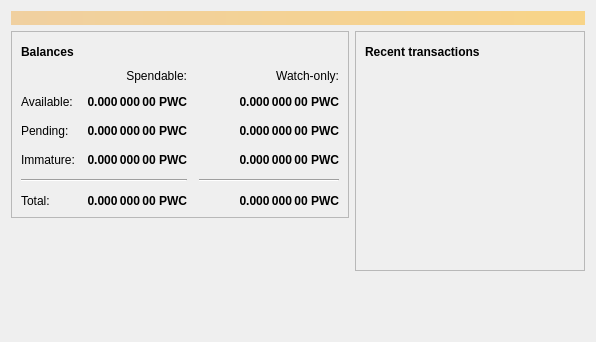
<?xml version="1.0" encoding="UTF-8"?>
<ui version="4.0">
 <class>OverviewPage</class>
 <widget class="QWidget" name="OverviewPage">
  <property name="geometry">
   <rect>
    <x>0</x>
    <y>0</y>
    <width>596</width>
    <height>342</height>
   </rect>
  </property>
  <property name="windowTitle">
   <string>Form</string>
  </property>
  <layout class="QVBoxLayout" name="topLayout">
   <item>
    <widget class="QLabel" name="labelAlerts">
     <property name="visible">
      <bool>false</bool>
     </property>
     <property name="styleSheet">
      <string notr="true">QLabel { background-color: qlineargradient(x1: 0, y1: 0, x2: 1, y2: 0, stop:0 #F0D0A0, stop:1 #F8D488); color:#000000; }</string>
     </property>
     <property name="wordWrap">
      <bool>true</bool>
     </property>
     <property name="margin">
      <number>3</number>
     </property>
     <property name="textInteractionFlags">
      <set>Qt::TextSelectableByMouse</set>
     </property>
    </widget>
   </item>
   <item>
    <layout class="QHBoxLayout" name="horizontalLayout" stretch="1,1">
     <item>
      <layout class="QVBoxLayout" name="verticalLayout_2">
       <item>
        <widget class="QFrame" name="frame">
         <property name="frameShape">
          <enum>QFrame::StyledPanel</enum>
         </property>
         <property name="frameShadow">
          <enum>QFrame::Raised</enum>
         </property>
         <layout class="QVBoxLayout" name="verticalLayout_4">
          <item>
           <layout class="QHBoxLayout" name="horizontalLayout_4">
            <item>
             <widget class="QLabel" name="label_5">
              <property name="font">
               <font>
                <weight>75</weight>
                <bold>true</bold>
               </font>
              </property>
              <property name="text">
               <string>Balances</string>
              </property>
             </widget>
            </item>
            <item>
             <widget class="QPushButton" name="labelWalletStatus">
              <property name="enabled">
               <bool>true</bool>
              </property>
              <property name="maximumSize">
               <size>
                <width>30</width>
                <height>16777215</height>
               </size>
              </property>
              <property name="toolTip">
               <string>The displayed information may be out of date. Your wallet automatically synchronizes with the Playcoin network after a connection is established, but this process has not completed yet.</string>
              </property>
              <property name="text">
               <string/>
              </property>
              <property name="icon">
               <iconset resource="../bitcoin.qrc">
                <normaloff>:/icons/warning</normaloff>
                <disabledoff>:/icons/warning</disabledoff>:/icons/warning</iconset>
              </property>
              <property name="iconSize">
               <size>
                <width>24</width>
                <height>24</height>
               </size>
              </property>
              <property name="flat">
               <bool>true</bool>
              </property>
             </widget>
            </item>
            <item>
             <spacer name="horizontalSpacer_3">
              <property name="orientation">
               <enum>Qt::Horizontal</enum>
              </property>
              <property name="sizeHint" stdset="0">
               <size>
                <width>40</width>
                <height>20</height>
               </size>
              </property>
             </spacer>
            </item>
           </layout>
          </item>
          <item>
           <layout class="QGridLayout" name="gridLayout">
            <property name="spacing">
             <number>12</number>
            </property>
            <item row="2" column="2">
             <widget class="QLabel" name="labelWatchPending">
              <property name="font">
               <font>
                <weight>75</weight>
                <bold>true</bold>
               </font>
              </property>
              <property name="cursor">
               <cursorShape>IBeamCursor</cursorShape>
              </property>
              <property name="toolTip">
               <string>Unconfirmed transactions to watch-only addresses</string>
              </property>
              <property name="text">
               <string notr="true">0.000 000 00 PWC</string>
              </property>
              <property name="alignment">
               <set>Qt::AlignRight|Qt::AlignTrailing|Qt::AlignVCenter</set>
              </property>
              <property name="textInteractionFlags">
               <set>Qt::LinksAccessibleByMouse|Qt::TextSelectableByKeyboard|Qt::TextSelectableByMouse</set>
              </property>
             </widget>
            </item>
            <item row="2" column="1">
             <widget class="QLabel" name="labelUnconfirmed">
              <property name="font">
               <font>
                <weight>75</weight>
                <bold>true</bold>
               </font>
              </property>
              <property name="cursor">
               <cursorShape>IBeamCursor</cursorShape>
              </property>
              <property name="toolTip">
               <string>Total of transactions that have yet to be confirmed, and do not yet count toward the spendable balance</string>
              </property>
              <property name="text">
               <string notr="true">0.000 000 00 PWC</string>
              </property>
              <property name="alignment">
               <set>Qt::AlignRight|Qt::AlignTrailing|Qt::AlignVCenter</set>
              </property>
              <property name="textInteractionFlags">
               <set>Qt::LinksAccessibleByMouse|Qt::TextSelectableByKeyboard|Qt::TextSelectableByMouse</set>
              </property>
             </widget>
            </item>
            <item row="3" column="2">
             <widget class="QLabel" name="labelWatchImmature">
              <property name="font">
               <font>
                <weight>75</weight>
                <bold>true</bold>
               </font>
              </property>
              <property name="cursor">
               <cursorShape>IBeamCursor</cursorShape>
              </property>
              <property name="toolTip">
               <string>Mined balance in watch-only addresses that has not yet matured</string>
              </property>
              <property name="text">
               <string notr="true">0.000 000 00 PWC</string>
              </property>
              <property name="alignment">
               <set>Qt::AlignRight|Qt::AlignTrailing|Qt::AlignVCenter</set>
              </property>
              <property name="textInteractionFlags">
               <set>Qt::LinksAccessibleByMouse|Qt::TextSelectableByKeyboard|Qt::TextSelectableByMouse</set>
              </property>
             </widget>
            </item>
            <item row="4" column="0" colspan="2">
             <widget class="Line" name="line">
              <property name="orientation">
               <enum>Qt::Horizontal</enum>
              </property>
             </widget>
            </item>
            <item row="4" column="2">
             <widget class="Line" name="lineWatchBalance">
              <property name="sizePolicy">
               <sizepolicy hsizetype="Preferred" vsizetype="Fixed">
                <horstretch>0</horstretch>
                <verstretch>0</verstretch>
               </sizepolicy>
              </property>
              <property name="minimumSize">
               <size>
                <width>140</width>
                <height>0</height>
               </size>
              </property>
              <property name="orientation">
               <enum>Qt::Horizontal</enum>
              </property>
             </widget>
            </item>
            <item row="5" column="0">
             <widget class="QLabel" name="labelTotalText">
              <property name="text">
               <string>Total:</string>
              </property>
             </widget>
            </item>
            <item row="3" column="1">
             <widget class="QLabel" name="labelImmature">
              <property name="font">
               <font>
                <weight>75</weight>
                <bold>true</bold>
               </font>
              </property>
              <property name="cursor">
               <cursorShape>IBeamCursor</cursorShape>
              </property>
              <property name="toolTip">
               <string>Mined balance that has not yet matured</string>
              </property>
              <property name="text">
               <string notr="true">0.000 000 00 PWC</string>
              </property>
              <property name="alignment">
               <set>Qt::AlignRight|Qt::AlignTrailing|Qt::AlignVCenter</set>
              </property>
              <property name="textInteractionFlags">
               <set>Qt::LinksAccessibleByMouse|Qt::TextSelectableByKeyboard|Qt::TextSelectableByMouse</set>
              </property>
             </widget>
            </item>
            <item row="2" column="3">
             <spacer name="horizontalSpacer_2">
              <property name="orientation">
               <enum>Qt::Horizontal</enum>
              </property>
              <property name="sizeHint" stdset="0">
               <size>
                <width>40</width>
                <height>20</height>
               </size>
              </property>
             </spacer>
            </item>
            <item row="3" column="0">
             <widget class="QLabel" name="labelImmatureText">
              <property name="text">
               <string>Immature:</string>
              </property>
             </widget>
            </item>
            <item row="5" column="1">
             <widget class="QLabel" name="labelTotal">
              <property name="font">
               <font>
                <weight>75</weight>
                <bold>true</bold>
               </font>
              </property>
              <property name="cursor">
               <cursorShape>IBeamCursor</cursorShape>
              </property>
              <property name="toolTip">
               <string>Your current total balance</string>
              </property>
              <property name="text">
               <string notr="true">0.000 000 00 PWC</string>
              </property>
              <property name="alignment">
               <set>Qt::AlignRight|Qt::AlignTrailing|Qt::AlignVCenter</set>
              </property>
              <property name="textInteractionFlags">
               <set>Qt::LinksAccessibleByMouse|Qt::TextSelectableByKeyboard|Qt::TextSelectableByMouse</set>
              </property>
             </widget>
            </item>
            <item row="5" column="2">
             <widget class="QLabel" name="labelWatchTotal">
              <property name="font">
               <font>
                <weight>75</weight>
                <bold>true</bold>
               </font>
              </property>
              <property name="cursor">
               <cursorShape>IBeamCursor</cursorShape>
              </property>
              <property name="toolTip">
               <string>Current total balance in watch-only addresses</string>
              </property>
              <property name="text">
               <string notr="true">0.000 000 00 PWC</string>
              </property>
              <property name="alignment">
               <set>Qt::AlignRight|Qt::AlignTrailing|Qt::AlignVCenter</set>
              </property>
              <property name="textInteractionFlags">
               <set>Qt::LinksAccessibleByMouse|Qt::TextSelectableByKeyboard|Qt::TextSelectableByMouse</set>
              </property>
             </widget>
            </item>
            <item row="0" column="2">
             <widget class="QLabel" name="labelWatchonly">
              <property name="text">
               <string>Watch-only:</string>
              </property>
              <property name="alignment">
               <set>Qt::AlignRight|Qt::AlignTrailing|Qt::AlignVCenter</set>
              </property>
             </widget>
            </item>
            <item row="1" column="0">
             <widget class="QLabel" name="labelBalanceText">
              <property name="text">
               <string>Available:</string>
              </property>
             </widget>
            </item>
            <item row="1" column="1">
             <widget class="QLabel" name="labelBalance">
              <property name="font">
               <font>
                <weight>75</weight>
                <bold>true</bold>
               </font>
              </property>
              <property name="cursor">
               <cursorShape>IBeamCursor</cursorShape>
              </property>
              <property name="toolTip">
               <string>Your current spendable balance</string>
              </property>
              <property name="text">
               <string notr="true">0.000 000 00 PWC</string>
              </property>
              <property name="alignment">
               <set>Qt::AlignRight|Qt::AlignTrailing|Qt::AlignVCenter</set>
              </property>
              <property name="textInteractionFlags">
               <set>Qt::LinksAccessibleByMouse|Qt::TextSelectableByKeyboard|Qt::TextSelectableByMouse</set>
              </property>
             </widget>
            </item>
            <item row="1" column="2">
             <widget class="QLabel" name="labelWatchAvailable">
              <property name="font">
               <font>
                <weight>75</weight>
                <bold>true</bold>
               </font>
              </property>
              <property name="cursor">
               <cursorShape>IBeamCursor</cursorShape>
              </property>
              <property name="toolTip">
               <string>Your current balance in watch-only addresses</string>
              </property>
              <property name="text">
               <string notr="true">0.000 000 00 PWC</string>
              </property>
              <property name="alignment">
               <set>Qt::AlignRight|Qt::AlignTrailing|Qt::AlignVCenter</set>
              </property>
              <property name="textInteractionFlags">
               <set>Qt::LinksAccessibleByMouse|Qt::TextSelectableByKeyboard|Qt::TextSelectableByMouse</set>
              </property>
             </widget>
            </item>
            <item row="2" column="0">
             <widget class="QLabel" name="labelPendingText">
              <property name="text">
               <string>Pending:</string>
              </property>
             </widget>
            </item>
            <item row="0" column="1">
             <widget class="QLabel" name="labelSpendable">
              <property name="text">
               <string>Spendable:</string>
              </property>
              <property name="alignment">
               <set>Qt::AlignRight|Qt::AlignTrailing|Qt::AlignVCenter</set>
              </property>
             </widget>
            </item>
           </layout>
          </item>
         </layout>
        </widget>
       </item>
       <item>
        <spacer name="verticalSpacer">
         <property name="orientation">
          <enum>Qt::Vertical</enum>
         </property>
         <property name="sizeHint" stdset="0">
          <size>
           <width>20</width>
           <height>40</height>
          </size>
         </property>
        </spacer>
       </item>
      </layout>
     </item>
     <item>
      <layout class="QVBoxLayout" name="verticalLayout_3">
       <item>
        <widget class="QFrame" name="frame_2">
         <property name="frameShape">
          <enum>QFrame::StyledPanel</enum>
         </property>
         <property name="frameShadow">
          <enum>QFrame::Raised</enum>
         </property>
         <layout class="QVBoxLayout" name="verticalLayout">
          <item>
           <layout class="QHBoxLayout" name="horizontalLayout_2">
            <item>
             <widget class="QLabel" name="label_4">
              <property name="font">
               <font>
                <weight>75</weight>
                <bold>true</bold>
               </font>
              </property>
              <property name="text">
               <string>Recent transactions</string>
              </property>
             </widget>
            </item>
            <item>
             <widget class="QPushButton" name="labelTransactionsStatus">
              <property name="enabled">
               <bool>true</bool>
              </property>
              <property name="maximumSize">
               <size>
                <width>30</width>
                <height>16777215</height>
               </size>
              </property>
              <property name="toolTip">
               <string>The displayed information may be out of date. Your wallet automatically synchronizes with the Playcoin network after a connection is established, but this process has not completed yet.</string>
              </property>
              <property name="text">
               <string/>
              </property>
              <property name="icon">
               <iconset resource="../bitcoin.qrc">
                <normaloff>:/icons/warning</normaloff>
                <disabledoff>:/icons/warning</disabledoff>:/icons/warning</iconset>
              </property>
              <property name="iconSize">
               <size>
                <width>24</width>
                <height>24</height>
               </size>
              </property>
              <property name="flat">
               <bool>true</bool>
              </property>
             </widget>
            </item>
            <item>
             <spacer name="horizontalSpacer">
              <property name="orientation">
               <enum>Qt::Horizontal</enum>
              </property>
              <property name="sizeHint" stdset="0">
               <size>
                <width>40</width>
                <height>20</height>
               </size>
              </property>
             </spacer>
            </item>
           </layout>
          </item>
          <item>
           <widget class="QListView" name="listTransactions">
            <property name="styleSheet">
             <string notr="true">QListView { background: transparent; }</string>
            </property>
            <property name="frameShape">
             <enum>QFrame::NoFrame</enum>
            </property>
            <property name="verticalScrollBarPolicy">
             <enum>Qt::ScrollBarAlwaysOff</enum>
            </property>
            <property name="horizontalScrollBarPolicy">
             <enum>Qt::ScrollBarAlwaysOff</enum>
            </property>
            <property name="selectionMode">
             <enum>QAbstractItemView::NoSelection</enum>
            </property>
           </widget>
          </item>
         </layout>
        </widget>
       </item>
       <item>
        <spacer name="verticalSpacer_2">
         <property name="orientation">
          <enum>Qt::Vertical</enum>
         </property>
         <property name="sizeHint" stdset="0">
          <size>
           <width>20</width>
           <height>40</height>
          </size>
         </property>
        </spacer>
       </item>
      </layout>
     </item>
    </layout>
   </item>
  </layout>
 </widget>
 <resources/>
 <connections/>
</ui>
